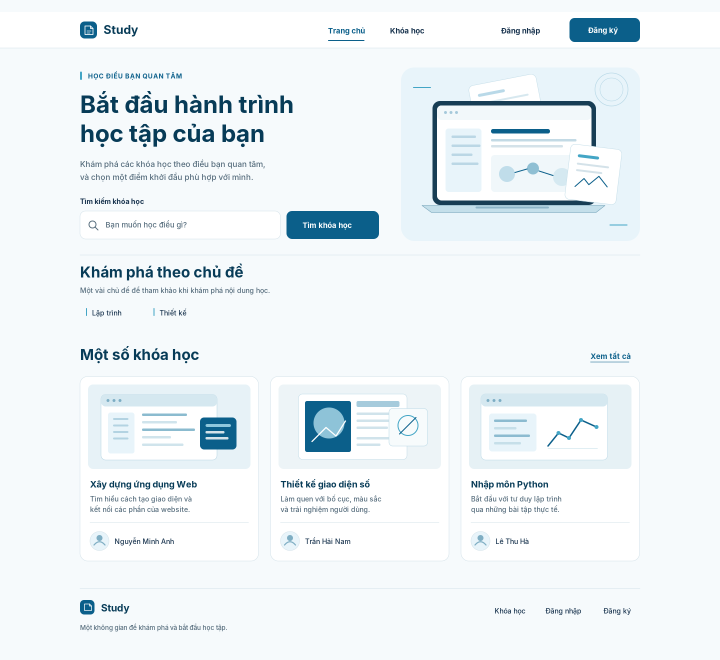
#> input picture apps/study-client/docs/dd_screens/resource/SH-01/SH-01_clean.png, 1440 x 1320 px (shown at 1/2 size)
$ python build.py
#> lines starting #> are read from the running program, lines starting #| are printed output that depends on the picture
#!/usr/bin/env python3
"""Study2Work SH-01 editorial vector handoff. Run: python build.py"""
from pathlib import Path
import html, zipfile, re
import cairosvg
from PIL import Image, ImageDraw, ImageFont, ImageChops
P=Path(__file__).resolve().parent
W,H=1440,1320
C=dict(bg='#F6FAFC',white='#FFFFFF',primary='#0B5F8A',hover='#084968',deep='#073B57',sky='#43A5C5',soft='#E8F4FA',text='#17324D',muted='#536A7A',border='#D4E2E9')
s=[f'<svg xmlns="http://www.w3.org/2000/svg" width="{W}" height="{H}" viewBox="0 0 {W} {H}">', '<defs><filter id="shadow" x="-15%" y="-15%" width="130%" height="145%"><feDropShadow dx="0" dy="5" stdDeviation="12" flood-color="#073B57" flood-opacity=".045"/></filter></defs>']
E={}
def raw(x):s.append(x)
def rect(x,y,w,h,fill='white',stroke='none',r=0,sw=1,extra=''):raw(f'<rect x="{x}" y="{y}" width="{w}" height="{h}" rx="{r}" fill="{fill}" stroke="{stroke}" stroke-width="{sw}" {extra}/>')
def path(d,stroke='#0B5F8A',sw=2,fill='none',extra=''):raw(f'<path d="{d}" stroke="{stroke}" stroke-width="{sw}" fill="{fill}" stroke-linecap="round" stroke-linejoin="round" {extra}/>')
def circle(x,y,r,fill,stroke='none',sw=1):raw(f'<circle cx="{x}" cy="{y}" r="{r}" fill="{fill}" stroke="{stroke}" stroke-width="{sw}"/>')
def txt(x,y,value,size=16,weight=400,color=C['text'],spacing=None):
 a=f' letter-spacing="{spacing}"' if spacing is not None else ''
 raw(f'<text x="{x}" y="{y}" font-family="Inter,Arial,sans-serif" font-size="{size}" font-weight="{weight}" fill="{color}"{a}>{html.escape(value)}</text>')
def item(i,name,x,y,w,h,typ,visual,semantic,event,state,responsive,source):E[i]=dict(name=name,box=(x,y,w,h),typ=typ,visual=visual,semantic=semantic,event=event,state=state,responsive=responsive,source=source)
N='không có';NA='không áp dụng';static='STATIC_UI';sample='VISUAL_SAMPLE';
# page, top editorial rule, header
rect(0,0,W,H,C['bg']);rect(0,24,W,72,C['white']);path('M0 96H1440',C['border'],1)
# brand: folded-page mark, not lettermark
rect(160,43,34,34,C['primary'],r=9)
path('M170 52H181L186 57V69H170Z','white',1.6,'none');path('M181 52V57H186','white',1.6);path('M174 62H182 M174 66H180','white',1.2)
txt(207,68,'Study',24,700,C['deep'])
txt(656,67,'Trang chủ',15,600,C['primary']);rect(656,80,73,2,C['primary'],r=1)
txt(780,67,'Khóa học',15,600,C['text']);txt(1002,67,'Đăng nhập',15,600,C['text'])
rect(1139,36,141,48,C['primary'],r=10);txt(1176,66,'Đăng ký',15,600,C['white'])
# hero: copy x160 to ~760, illustration x800..1280
rect(160,143,4,17,C['sky'],r=2);txt(176,157,'HỌC ĐIỀU BẠN QUAN TÂM',13,600,C['primary'],.7)
txt(160,226,'Bắt đầu hành trình',48,700,C['deep']);txt(160,284,'học tập của bạn',48,700,C['deep'])
txt(160,334,'Khám phá các khóa học theo điều bạn quan tâm,',16,400,C['muted'])
txt(160,360,'và chọn một điểm khởi đầu phù hợp với mình.',16,400,C['muted'])
txt(160,408,'Tìm kiếm khóa học',14,600,C['text'])
rect(160,422,401,56,C['white'],C['border'],11);circle(185,449,7,'none',C['muted'],1.9);path('M190 454L196 460',C['muted'],1.9);txt(211,455,'Bạn muốn học điều gì?',15,400,C['muted'])
rect(573,422,185,56,C['primary'],r=11);txt(605,456,'Tìm khóa học',15,600,C['white'])
# Hero artwork: abstract desk / open course on laptop with editorial paper stack
# understated framing, geometry and linework
rect(802,135,478,347,C['soft'],r=26)
path('M827 175H861 M1220 450H1254',C['sky'],2)
circle(1223,179,33,'none','#B8D8E6',1.3);circle(1223,179,23,'none','#B8D8E6',1)
# paper behind screen
raw('<g transform="rotate(-11 1014 234)">')
rect(949,159,137,150,C['white'],'#C7DFE9',10)
rect(965,178,55,6,'#B9D9E8',r=3)
for yy,ww in [(196,100),(209,80),(222,94),(235,70)]:rect(965,yy,ww,4,'#D7E8EF',r=2)
rect(965,257,43,30,'#E8F4FA',r=5);path('M974 277L982 268L988 273L998 262','#43A5C5',2)
raw('</g>')
# laptop screen
rect(865,202,327,208,'#173D54',r=15)
rect(874,211,309,190,'#FFFFFF',r=9)
rect(874,211,309,29,'#F2F8FA',r=9)
circle(891,225,3,'#A5C9DA');circle(902,225,3,'#A5C9DA');circle(913,225,3,'#A5C9DA')
rect(891,257,72,127,'#E8F4FA',r=6)
for yy,ww in [(271,49),(289,58),(307,42),(325,54)]:rect(903,yy,ww,5,'#BBD7E5',r=2)
rect(982,258,118,9,'#0B5F8A',r=4)
rect(982,278,171,5,'#C3DAE5',r=2);rect(982,290,144,5,'#D4E2E9',r=2)
rect(982,310,173,74,'#F0F7FA',r=7)
# miniature learning diagram
circle(1014,348,16,'#C0DDEA');circle(1066,337,12,'#8FBFD3');circle(1124,354,18,'#D5E9F1')
path('M1030 345L1054 338 M1078 342L1106 351','#0B5F8A',2)
path('M844 411H1210L1192 425H863Z','#6F9FB5',1,'#C4DFEA');rect(951,413,147,4,'#8DB5C8',r=2)
# overlapping note card, clean editorial hierarchy
raw('<g transform="rotate(7 1160 349)">')
rect(1135,290,103,111,C['white'],'#C7DFE9',9,1,'filter="url(#shadow)"')
rect(1151,309,43,6,'#43A5C5',r=3);rect(1151,326,65,4,'#D4E2E9',r=2)
rect(1151,339,53,4,'#D4E2E9',r=2)
path('M1153 374L1169 356L1180 367L1198 348L1217 367','#0B5F8A',2)
raw('</g>')
# category region
path('M160 510H1280',C['border'],1)
txt(160,555,'Khám phá theo chủ đề',30,600,C['deep'])
txt(160,586,'Một vài chủ đề để tham khảo khi khám phá nội dung học.',14,400,C['muted'])
# Editorial taxonomy labels: noninteractive text and restrained vertical accent, no capsule/outline/hover.
rect(172,616,2,16,C['sky'],r=1);txt(184,631,'Lập trình',14,500,C['text'])
rect(307,616,2,16,C['sky'],r=1);txt(319,631,'Thiết kế',14,500,C['text'])
# course heading
txt(160,720,'Một số khóa học',30,600,C['deep'])
txt(1181,718,'Xem tất cả',15,600,C['primary']);path('M1181 724H1258',C['primary'],1)
# covers distinct artwork
cards=[(160,'Xây dựng ứng dụng Web','Tìm hiểu cách tạo giao diện và','kết nối các phần của website.','Nguyễn Minh Anh'),(541,'Thiết kế giao diện số','Làm quen với bố cục, màu sắc','và trải nghiệm người dùng.','Trần Hải Nam'),(922,'Nhập môn Python','Bắt đầu với tư duy lập trình','qua những bài tập thực tế.','Lê Thu Hà')]
for i,(x,title,desc1,desc2,mentor) in enumerate(cards):
 rect(x,753,357,369,C['white'],C['border'],15,1,'filter="url(#shadow)"')
 rect(x+16,769,325,169,['#E7F2F7','#EDF4F7','#E6F1F5'][i],r=10)
 if i==0:
  # code editor + browser preview
  rect(x+42,789,232,131,'#FFFFFF','#B8D5E3',9)
  rect(x+42,789,232,24,'#D5E8F0',r=9)
  for j in range(3):circle(x+56+j*12,801,3,'#7DAEC4')
  rect(x+56,825,53,82,'#E8F4FA',r=5)
  for yy in (836,849,862,875):rect(x+66,yy,31,4,'#B3D3E2',r=2)
  for yy,ww in [(827,90),(842,70),(857,106),(872,58),(887,83)]:rect(x+124,yy,ww,5,'#8BBBCF' if yy in (827,857) else '#D0E4EC',r=2)
  rect(x+240,835,73,64,'#0B5F8A',r=8)
  rect(x+251,848,51,6,'#8FC7DC',r=3);rect(x+251,862,38,5,'#D4E2E9',r=2);rect(x+251,874,46,5,'#D4E2E9',r=2)
 elif i==1:
  # graphic design composition grid / editorial layout
  rect(x+56,788,217,131,'#FFFFFF','#C3DCE7',8)
  rect(x+69,802,92,102,'#0B5F8A',r=4)
  circle(x+117,846,31,'#8EC3D8');path(f'M{x+83} 883L{x+111} 855L{x+131} 872L{x+150} 842', '#FFFFFF',2.5)
  rect(x+172,802,86,12,'#A6CBDC',r=3)
  for yy,ww in [(825,71),(839,82),(853,63),(874,77),(887,48)]:rect(x+172,yy,ww,5,'#D0E3EB',r=2)
  rect(x+237,817,77,75,'#F7FBFC','#BCD9E6',7)
  circle(x+275,851,20,'none','#43A5C5',2);path(f'M{x+258} 868L{x+291} 835','#0B5F8A',2)
 else:
  # data story: plotted series and minimal terminal
  rect(x+40,788,253,132,'#FFFFFF','#BEDAE7',9)
  rect(x+40,788,253,25,'#D5E8F0',r=9)
  for j in range(3):circle(x+54+j*12,801,3,'#7DAEC4')
  rect(x+56,827,95,76,'#E8F4FA',r=6)
  for yy,ww in [(839,66),(854,45),(869,72),(884,54)]:rect(x+66,yy,ww,5,'#8CBBD0' if yy in (839,869) else '#C6DFE9',r=2)
  path(f'M{x+174} 892L{x+195} 866L{x+216} 876L{x+240} 840L{x+271} 854','#0B5F8A',3)
  path(f'M{x+174} 897H{x+273}', '#C0DCE7',1)
  for dx,dy in [(195,866),(216,876),(240,840),(271,854)]:circle(x+dx,dy,4,'#43A5C5')
 # card text area
 txt(x+20,975,title,18,600,C['deep'])
 txt(x+20,1003,desc1,14,400,C['muted']);txt(x+20,1024,desc2,14,400,C['muted'])
 path(f'M{x+20} 1045H{x+337}',C['border'],1)
 circle(x+39,1082,19,'#E8F4FA',C['border'])
 circle(x+39,1076,6,'#7FAEC3');path(f'M{x+28} 1090Q{x+39} 1077 {x+50} 1090','#7FAEC3',2.4)
 txt(x+69,1088,mentor,14,500,C['text'])
# footer
path('M160 1177H1280',C['border'],1)
rect(160,1200,29,29,C['primary'],r=8);path('M169 1208H179L183 1212V1221H169Z','white',1.4);path('M179 1208V1212H183','white',1.4)
txt(202,1223,'Study',20,700,C['deep'])
txt(160,1260,'Một không gian để khám phá và bắt đầu học tập.',13,400,C['muted'])
txt(989,1227,'Khóa học',14,500,C['text']);txt(1091,1227,'Đăng nhập',14,500,C['text']);txt(1207,1227,'Đăng ký',14,500,C['text'])
# documentation metadata -- coordinates match visible geometry
T=lambda size,lh,weight,color:f'Inter {size}px/{lh}px/{weight} {color}'
R='desktop: giữ nguyên; tablet: co giãn; mobile: xếp theo luồng'
def add(i,name,b,typ,visual,semantic='static text',event=N,state=NA,responsive=R,source=static):item(i,name,*b,typ,visual,semantic,event,state,responsive,source)
link='hover 140ms đổi màu #084968 hoặc underline; focus 2px #0B5F8A offset 2px; pressed #084968'
add(1,'Biểu tượng Study',(160,43,34,34),'N/A','fill #0B5F8A; white line icon; radius 9px; border none; left','brand link','đến `/`',link,'mobile: giữ cùng wordmark')
add(2,'Study wordmark',(207,45,77,29),T(24,29,700,C['deep']),'nền none; border none; left','brand link','đến `/`',link,'mobile: giữ')
add(3,'Trang chủ',(656,48,76,34),T(15,22,600,C['primary']),'underline #0B5F8A 2px; background none; border none','navigation link','đến `/`',link,'mobile: ẩn vì brand dẫn về `/`')
add(4,'Khóa học',(780,48,75,24),T(15,22,600,C['text']),'background none; border none','navigation link','đến `/courses` (GS-01)',link,'mobile: giữ trên cùng hàng compact')
add(5,'Đăng nhập',(1002,48,91,24),T(15,22,600,C['text']),'background none; border none','navigation link','đến `/login` (SH-02)',link,'mobile: giữ trên cùng hàng compact')
add(6,'Đăng ký',(1139,36,141,48),T(15,22,600,C['white']),'fill #0B5F8A; border none; radius 10px; centered','navigation link','đến `/register` (SH-03)',link,'mobile: giữ, compact target ≥44px')
add(7,'HỌC ĐIỀU BẠN QUAN TÂM',(176,139,295,18),T(13,18,600,C['primary']),'accent stripe x160 y143 4×17 #43A5C5; border none','static text',responsive='mobile: giữ; xuống dòng nếu cần')
add(8,'Bắt đầu hành trình / học tập của bạn',(160,174,580,116),T(48,58,700,C['deep']),'background none; border none; left','h1',responsive='tablet/mobile: reflow theo bề rộng, giữ 48/58 desktop')
add(9,'Hero supporting paragraph',(160,310,565,52),T(16,26,400,C['muted']),'background none; border none','paragraph',responsive='mobile: tự wrap theo 320px')
add(10,'Tìm kiếm khóa học',(160,388,188,20),T(14,20,600,C['text']),'background none; border none','visible input label',responsive='mobile: giữ trên input')
add(11,'Bạn muốn học điều gì?',(160,422,401,56),T(15,22,400,C['muted']),'fill white; border 1px #D4E2E9; radius 11px; left padding 51px','search textbox','typing lưu q; Enter submit', 'idle border #D4E2E9; focus 2px #0B5F8A offset 2px; typing cập nhật q; submitting chuyển route','mobile: full width')
add(12,'Biểu tượng kính lúp',(178,442,19,19),'N/A','outline #536A7A 1.9px; background none; border none','decorative icon',responsive='mobile: trong input')
add(13,'Tìm khóa học',(573,422,185,56),T(15,22,600,C['white']),'fill #0B5F8A; border none; radius 11px; centered','submit button','trim q; q khác rỗng → `/courses/search?q=${encodeURIComponent(q)}` (GS-02); rỗng → `/courses` (GS-01)',link,'mobile: full width dưới input')
add(14,'Editorial learning desk illustration',(802,135,478,347),'N/A','vector grouped: background #E8F4FA radius 26; laptop/paper; border none','decorative group',responsive='tablet: sau copy; mobile: ẩn')
add(15,'Khám phá theo chủ đề',(160,519,402,38),T(30,38,600,C['deep']),'background none; border none','h2')
add(16,'Một vài chủ đề để tham khảo khi khám phá nội dung học.',(160,566,560,20),T(14,20,400,C['muted']),'background none; border none','paragraph')
add(17,'Lập trình',(172,611,71,21),T(14,20,500,C['text']),'background transparent; border none; radius 0px; text left at x184 baseline y631; decorative accent x172 y616 2×16px #43A5C5','static label',event='không có',state='không áp dụng (không hover/focus/pressed)',responsive='tablet: inline, mobile: wrap; không pointer/hover',source='#05 GET /api/v1/categories; VISUAL_SAMPLE')
add(18,'Thiết kế',(307,611,66,21),T(14,20,500,C['text']),'background transparent; border none; radius 0px; text left at x319 baseline y631; decorative accent x307 y616 2×16px #43A5C5','static label',event='không có',state='không áp dụng (không hover/focus/pressed)',responsive='tablet: inline, mobile: wrap; không pointer/hover',source='#05 GET /api/v1/categories; VISUAL_SAMPLE')
add(19,'Một số khóa học',(160,684,340,38),T(30,38,600,C['deep']),'background none; border none','h2')
add(20,'Xem tất cả',(1181,697,78,28),T(15,22,600,C['primary']),'underline 1px #0B5F8A; background none; border none','navigation link','đến `/courses` (GS-01)',link,'mobile: giữ bên phải nếu đủ rộng; ngược lại xuống dòng')
for i,(x,title,d1,d2,mentor) in enumerate(cards):
 k=21+i*5
 add(k,f'Cover minh họa: {title}',(x+16,769,325,169),'N/A',f'vector editorial #{i+1}; nền {["#E7F2F7","#EDF4F7","#E6F1F5"][i]}; radius 10px; border none','decorative image',responsive='tablet: 2 cột; mobile: 1 cột',source='#06 GET /api/v1/courses; VISUAL_SAMPLE; thumbnail_url nullable')
 add(k+1,title,(x+20,952,317,26),T(18,26,600,C['deep']),'background white; border none; left','static course title',responsive='tablet: 2 cột; mobile: 1 cột',source='#06 title; VISUAL_SAMPLE')
 add(k+2,d1+' '+d2,(x+20,982,317,42),T(14,20,400,C['muted']),'background white; border none; left; two lines','static course description',responsive='mobile: wrap; null description → hide',source='#06 description nullable; VISUAL_SAMPLE')
 add(k+3,'Avatar mentor',(x+20,1063,38,38),'N/A','fill #E8F4FA; border 1px #D4E2E9; circular 38px; placeholder vector','decorative avatar',responsive='mobile: giữ 38px',source='#06 mentor.avatar_url nullable; VISUAL_SAMPLE')
 add(k+4,mentor,(x+69,1068,246,22),T(14,20,500,C['text']),'background white; border none; left','static mentor name',responsive='mobile: wrap nếu cần',source='#06 mentor.full_name; VISUAL_SAMPLE')
add(36,'Footer brand symbol',(160,1200,29,29),'N/A','fill #0B5F8A; white line icon; radius 8px; border none','brand link','đến `/`',link,'mobile: footer stack')
add(37,'Footer Study wordmark',(202,1203,67,25),T(20,25,700,C['deep']),'background none; border none','brand link','đến `/`',link,'mobile: footer stack')
add(38,'Một không gian để khám phá và bắt đầu học tập.',(160,1241,460,20),T(13,20,400,C['muted']),'background none; border none','static paragraph',responsive='mobile: wrap')
for k,name,x,w,route in [(39,'Khóa học',989,79,'/courses'),(40,'Đăng nhập',1091,94,'/login'),(41,'Đăng ký',1207,73,'/register')]:add(k,'Footer '+name,(x,1206,w,24),T(14,20,500,C['text']),'background none; border none','navigation link',f'đến `{route}`',link,'mobile: footer links wrap')
assert sorted(E)==list(range(1,42))
raw('</svg>')
svg='\n'.join(s)
(P/'SH-01_clean.svg').write_text(svg,encoding='utf-8')
cairosvg.svg2png(bytestring=svg.encode(),write_to=str(P/'SH-01_clean.png'))
#> (this line was passed over: cairosvg is not available in this run)
# Badges intentionally outside content; marker centers. Thin leader lines on card labels in card gutters.
pts=[(145, 48),(297, 59),(642, 57),(870, 57),(1107, 57),(1294, 49),(146, 149),(145, 207),(145, 344),(145, 398),(548, 439),(148, 449),(770, 435),(1267, 150),(145, 537),(145, 577),(147, 628),(392, 626),(145, 706),(1275, 708),
 (147, 785),(529, 964),(529, 1005),(147, 1080),(388, 1090),
 (529, 785),(910, 964),(910, 1005),(529, 1080),(769, 1090),
 (910, 785),(1293, 964),(1293, 1005),(910, 1080),(1150, 1090),
 (146, 1215),(284, 1215),(146, 1255),(977, 1245),(1090, 1245),(1264, 1245)]
assert len(pts)==41 and len(set(pts))==41
base=Image.open(P/'SH-01_clean.png').convert('RGBA');overlay=Image.new('RGBA',(W,H));d=ImageDraw.Draw(overlay)
fontpath='/usr/share/fonts/truetype/inter/Inter-Bold.otf'
if not Path(fontpath).exists():fontpath='/usr/share/fonts/truetype/dejavu/DejaVuSans-Bold.ttf'
f=ImageFont.truetype(fontpath,12)
for i,(x,y) in enumerate(pts,1):
 # draw leaders only for cards, extending from gutter badges toward text right edges
 if i in (12,22,23,27,28,32,33):
  d.line((x+14,y,x+22,y),fill='#8BB6C8',width=1) if i==12 else d.line((x-14,y,x-22,y),fill='#8BB6C8',width=1)
 d.ellipse((x-12,y-12,x+12,y+12),fill=C['primary'],outline='white',width=2)
 box=d.textbbox((0,0),str(i),font=f)
 d.text((x-(box[2]-box[0])/2,y-(box[3]-box[1])/2-box[1]/2),str(i),font=f,fill='white')
#> this loop made 41 passes
#> box on passes 1 to 8: (0, 3, 8, 12), (0, 3, 8, 12), (0, 3, 8, 12), (0, 3, 8, 12), (0, 3, 8, 12), (0, 3, 8, 12), (0, 3, 8, 12), (0, 3, 8, 12)
Image.alpha_composite(base,overlay).convert('RGB').save(P/'SH-01_annotated.png')
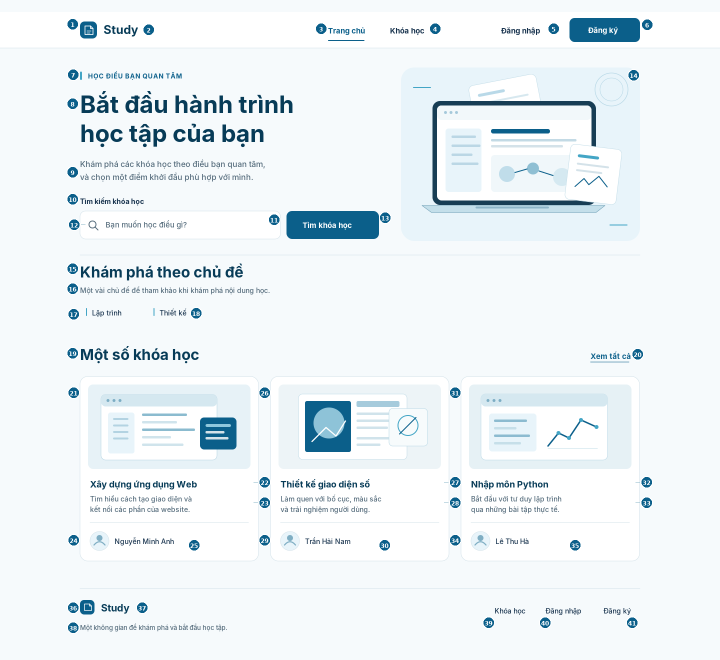
#> saved as SH-01_annotated.png: PIL image 1440x1320 RGB (shown at 1/2 size); mean R, G, B 235.2, 242.2, 245.7
# documentation generated from same canonical element geometry
md=['# SH-01 — Public Study landing/home','', '**Trạng thái:** `DESIGN_TARGET / NOT_IMPLEMENTED` · **Route:** `/` · **Actor:** Guest · **AC-03** · **W0**.','', '## Phạm vi và ranh giới bằng chứng','', 'Đây là bản bàn giao thiết kế, không phải màn hình đã triển khai. Study Web source/router chưa có trong checkout. Các tên chủ đề, khóa học và mentor trên hình đều là `VISUAL_SAMPLE` tĩnh, không phải dữ liệu trả về từ API. Không có screen con, modal, drawer hoặc search suggestion.','', '## Layout desktop và responsive','', '| Vùng | Hình học chính xác ở 1440×1320 | Tablet 768–1023 | Mobile 320–767 |','|---|---|---|---|','| Container | x=160–1280, max-width 1120; gutter 32 | gutter 24 | gutter 16 |','| Header | y=24–96, h=72, surface white, border-bottom 1px | một hàng, thu hẹp spacing | brand thay Trang chủ; Courses/login/register một hàng compact, không drawer; target ≥44 |','| Hero | copy x=160–758; art x=802 y=135 w=478 h=347; search y=422 | copy rồi art theo chiều dọc | ẩn art; search input rồi button full-width |','| Categories | separator y=510; heading y=519; nhãn taxonomy x=172/307, y=611–632; accent 2×16 tại x=172/307 | giữ 2 nhãn text, wrap khi cần | wrap nhãn tĩnh; không click/tap/focus |','| Courses | heading y=684; cards x=160/541/922, y=753, w=357 h=369, gap=24 | 2 cột | 1 cột; nội dung dài tự tăng chiều cao |','| Footer | separator y=1177; brand y=1200; links y=1206 | co giãn | xếp dọc, links wrap |','', '## Bản đồ 41 thành phần','', 'Tọa độ `x,y,w,h` là **pixel tuyệt đối** của bản SVG desktop cuối cùng. Font Inter được cài cục bộ; không dùng font mạng. `N/A` nghĩa là không có typography. Những nhóm art trong một thumbnail là một leaf duy nhất. Các course card và nhãn taxonomy đều **không tương tác**.','', '| # | Tên/nội dung | x,y,w,h (px) | Typography | Background / border / radius / alignment | Semantics | Event / target | Hover, focus, pressed | Responsive | Source |','|---|---|---|---|---|---|---|---|---|---|']
for k,v in sorted(E.items()):
 x,y,w,h=v['box']; values=[f'#{k}',v['name'],f'{x},{y},{w},{h}',v['typ'],v['visual'],v['semantic'],v['event'],v['state'],v['responsive'],v['source']]
 md.append('| '+' | '.join(str(z).replace('|','/') for z in values)+' |')
#> (the rest of the program and of its run is left out)
